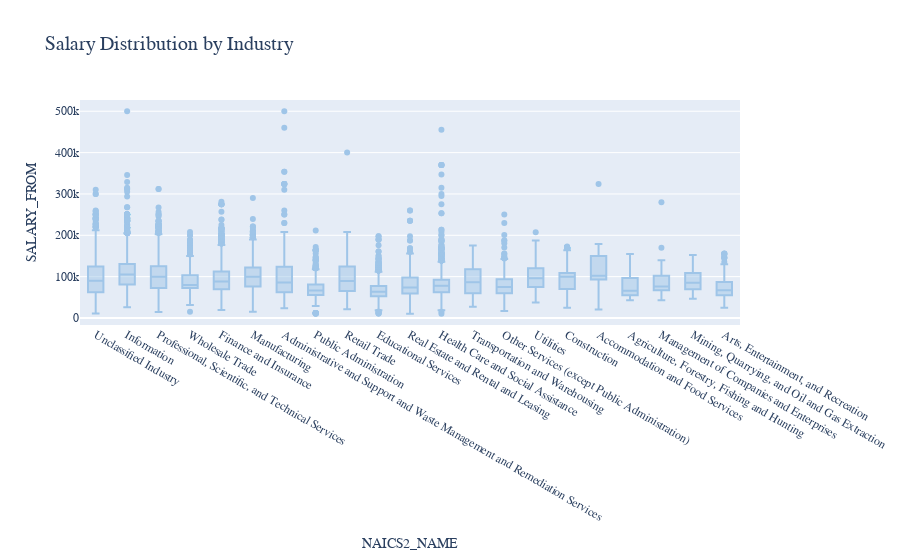

Notebook cell for this chart:
### Markdown cell above
# Salary Distribution by Industry
- Compare salary variations across industries.
- **Filter the dataset**
  - Keep records where **salary is greater than zero**.
- **Aggregate Data**
  - Group by **NAICS industry codes**.
- **Visualize results**
  - Create a **box plot** where:
    - **X-axis** = `NAICS2_NAME`
    - **Y-axis** = `SALARY_FROM`
  - Customize colors, fonts, and styles.
- **Explanation:** Write two sentences about what the graph reveals.
  -

### Code cell
pdf2 = df.select("NAICS2_NAME", "SALARY_FROM").filter("SALARY > 0").toPandas()
fig2 = px.box(pdf2, x="NAICS2_NAME", y="SALARY_FROM", 
              title="Salary Distribution by Industry", 
              color_discrete_sequence=["#9fc5e8"])
fig2.update_layout(font_family="Cambria", title_font_size=20)
fig2.show()

### Figure 1 — Plotly figure (JSON) as saved in the notebook; plotly's stock layout.template omitted (floating-point values rounded to 4 significant figures; data arrays with more than 128 entries replaced by an {"elided": "..."} marker saying what was removed)
{"data": [{"alignmentgroup": "True", "hovertemplate": "NAICS2_NAME=%{x}<br>SALARY_FROM=%{y}<extra></extra>", "legendgroup": "", "marker": {"color": "#9fc5e8"}, "name": "", "notched": false, "offsetgroup": "", "orientation": "v", "showlegend": false, "type": "box", "x": {"elided": "30808 str values"}, "x0": " ", "xaxis": "x", "y": {"elided": "30808 int values"}, "y0": " ", "yaxis": "y"}], "layout": {"boxmode": "group", "font": {"family": "Cambria"}, "legend": {"tracegroupgap": 0}, "title": {"font": {"size": 20}, "text": "Salary Distribution by Industry"}, "xaxis": {"anchor": "y", "domain": [0, 1], "title": {"text": "NAICS2_NAME"}}, "yaxis": {"anchor": "x", "domain": [0, 1], "title": {"text": "SALARY_FROM"}}}}
